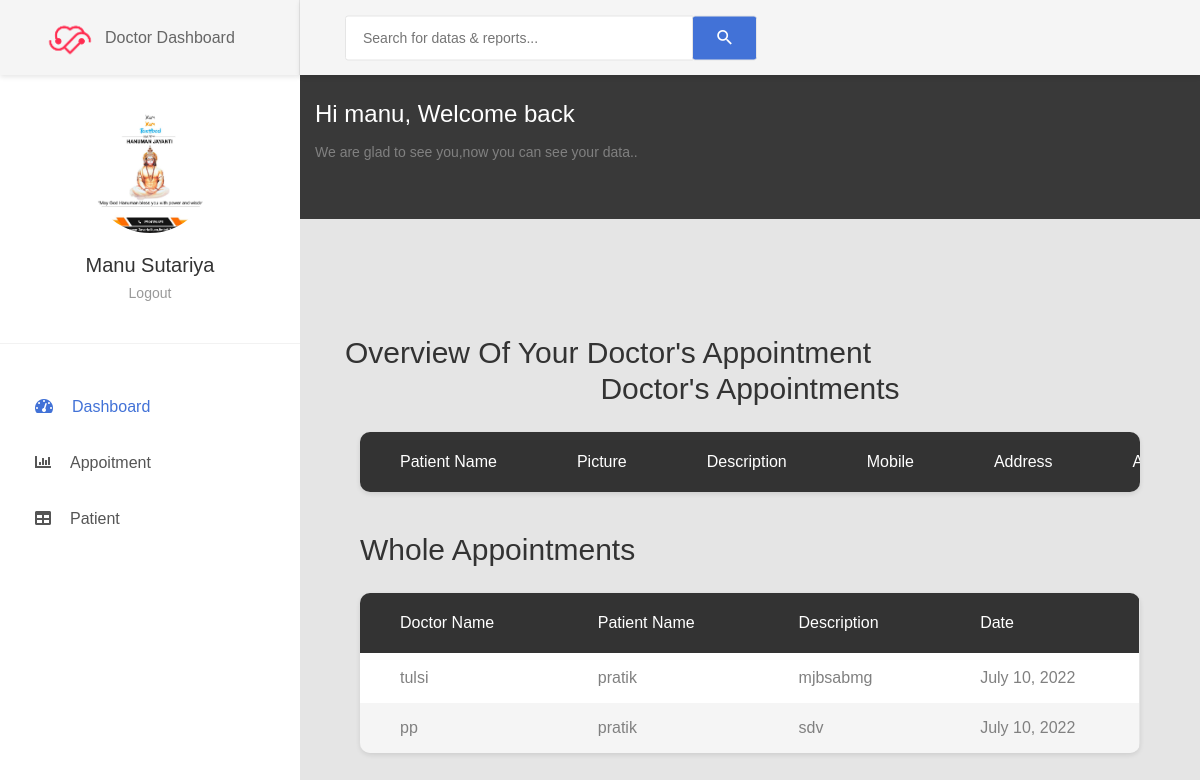
The page /doctor_view_appointment (signed in) on the database as committed earlier.
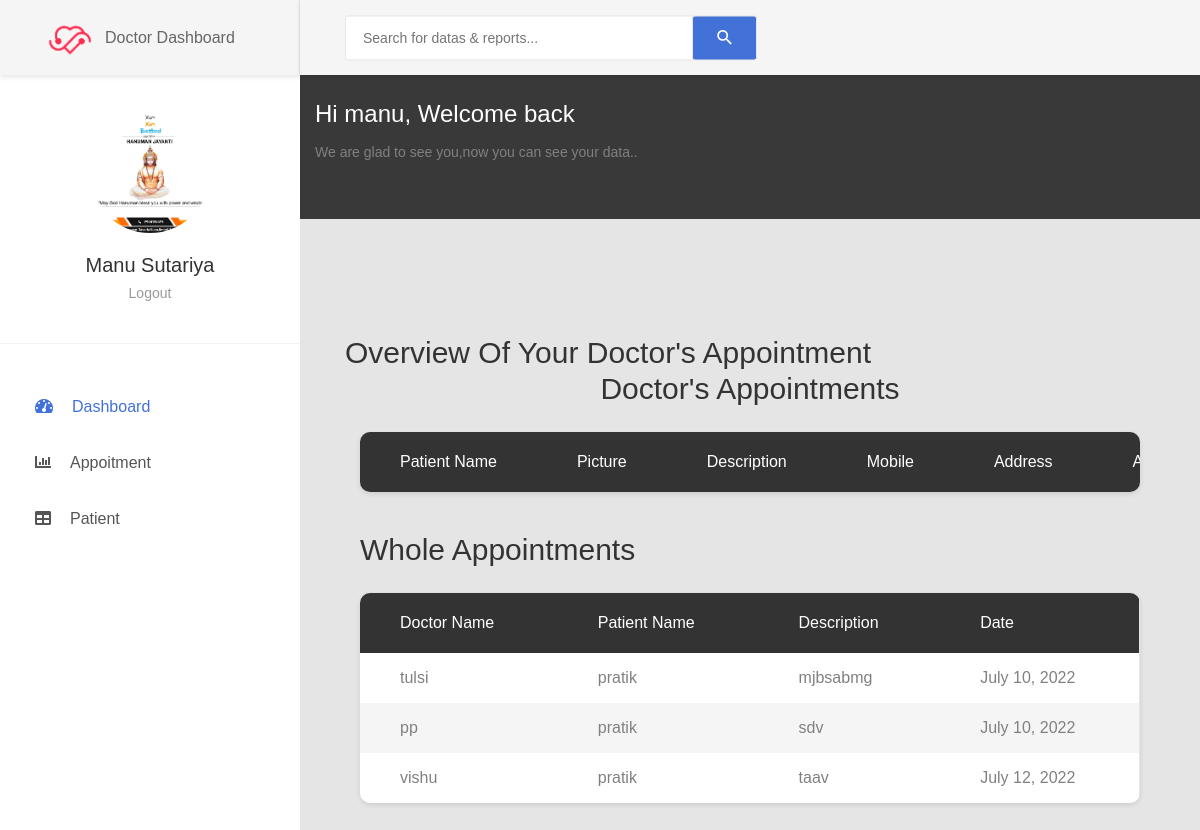
The same page on the database as committed later.
### home/models.py (models this page shows, shortened)
class Appointment(models.Model):
    patientId = models.PositiveIntegerField(null=True)
    doctorId = models.PositiveIntegerField(null=True)
    patientName = models.CharField(max_length=40, null=True)
    doctorName = models.CharField(max_length=40, null=True)
    appointmentDate = models.DateField(auto_now=True)
    description = models.TextField(max_length=500)
    status = models.BooleanField(default=False)

### home/views.py (the view)
# urls.py: path('doctor_view_appointment', views.doctor_view_appointment,
@login_required(login_url='doctorlogin')
@user_passes_test(is_doctor)
def doctor_view_appointment(request):
    doctor = models.Doctor.objects.get(user_id=request.user.id)
    appointment = models.Appointment.objects.all()
    appointments = models.Appointment.objects.all().filter(
        status=True, doctorId=request.user.id)
    patientid = []
    for a in appointments:
        patientid.append(a.patientId)
    patients = models.Patient.objects.all().filter(
        status=True, user_id__in=patientid)
    appointments = zip(appointments, patients)
    return render(request, 'doctor_view_appointment.html', {'appointments': appointments, 'doctor': doctor, 'appointment': appointment})

### home/models.py (called while the page is built)
    @property
    def get_name(self):
        return self.user.first_name+" "+self.user.last_name

### home/views.py (called while the page is built)
def is_doctor(user):
    return user.groups.filter(name="DOCTOR").exists()

### templates/doctor_view_appointment.html (shortened to what this page needs)
{% extends 'doctor_base.html' %}
{%load static%}
{% block content %}
<body>
    <div class="main-content">
        <div class="section__content section__content--p30">
            <div class="container-fluid">
                <div class="row">
                    <div class="col-md-12">
                        <div class="overview-wrap">
                            <h2 class="title-1">overview of your Doctor's Appointment</h2>
                        </div>
                        <div class="container ">
                            {% if appointments %}
                            <div class="">
                                <center><h2 class="title-1 m-b-25">Doctor's Appointments</h2></center>
                                <div class="table-responsive table--no-card m-b-40">
                                    <table class="table table-borderless table-striped table-earning">
                                        <thead>
                                            <tr>
                                              <th>Patient Name</th>
                                              <th>Picture</th>
                                              <th>Description</th>
                                              <th>Mobile</th>
                                              <th>Address</th>
                                              <th>Appointment Date</th>
                                            </tr>
                                          </thead>
                                    </table>
                                </div>
                            </div>
                            <div class="">
                                <h2 class="title-1 m-b-25"> Whole Appointments</h2>
                                <div class="table-responsive table--no-card m-b-40">
                                    <table class="table table-borderless table-striped table-earning">
                                        <thead>
                                            <tr>
                                              <th>Doctor Name</th>
                                              <th>Patient Name</th>
                                              <th>Description</th>
                                              <th>Date</th>
                                            </tr>
                                          </thead>
                                        <tbody>
                                            {% for a in appointment %}
                                            <tr>
                                              <td> {{a.doctorName}}</td>
                                              <td>{{a.patientName}}</td>
                                              <td>{{a.description}}</td>
                                              <td>{{a.appointmentDate}}</td>
                                            </tr>
                                            {% endfor %}
                                        </tbody>
                                    </table>
                                </div>
                            </div>
                            {%else%}
                            <br><br><br>
                            <h4 style="text-align: center;color: rgb(255, 64, 64);">No Appointment Found !!!</h4>
                            {% endif %}
                        </div>
                    </div>
                </div>
            </div>
        </div>
    </div>
</body>
{% endblock content %}

Rows that differ between the two databases and show on the page:
added Appointment: doctorName "vishu", patientName "pratik", description "taav", appointmentDate "July 12, 2022"
